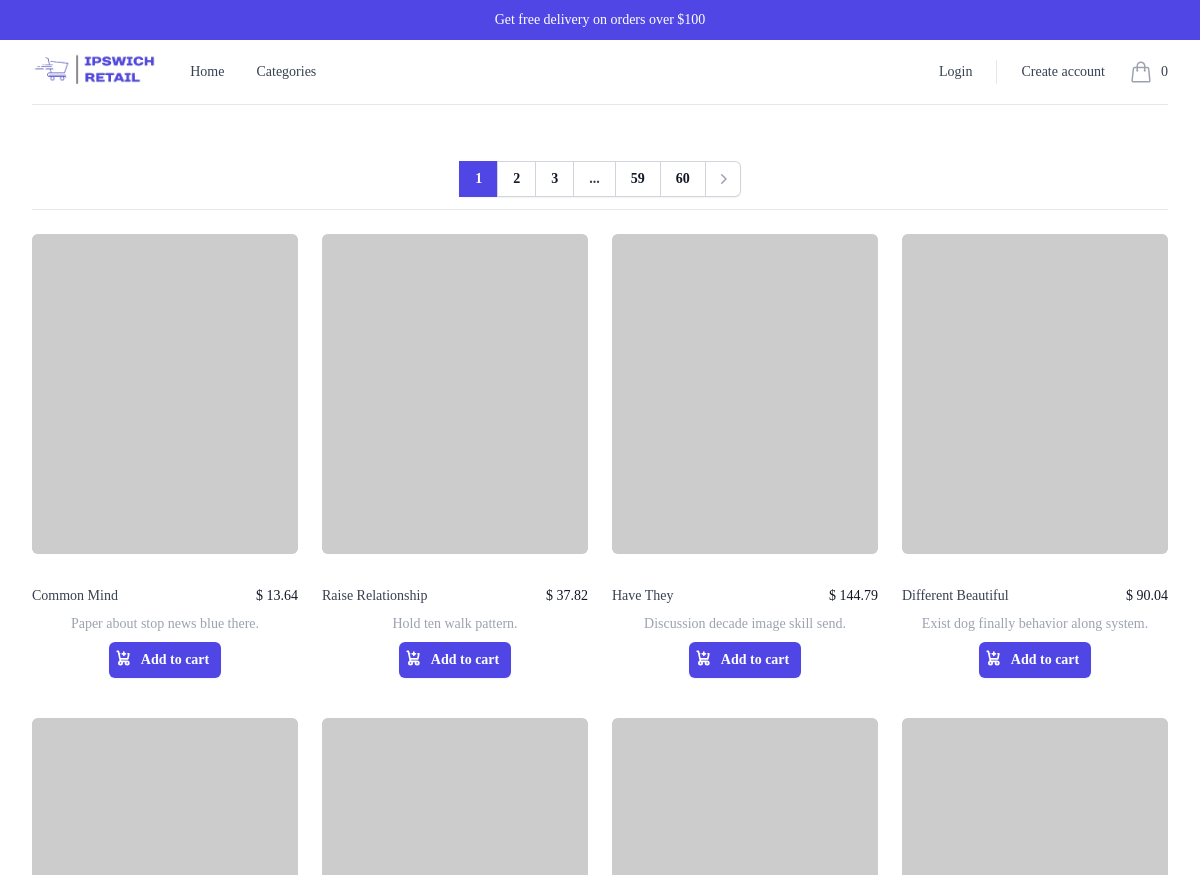
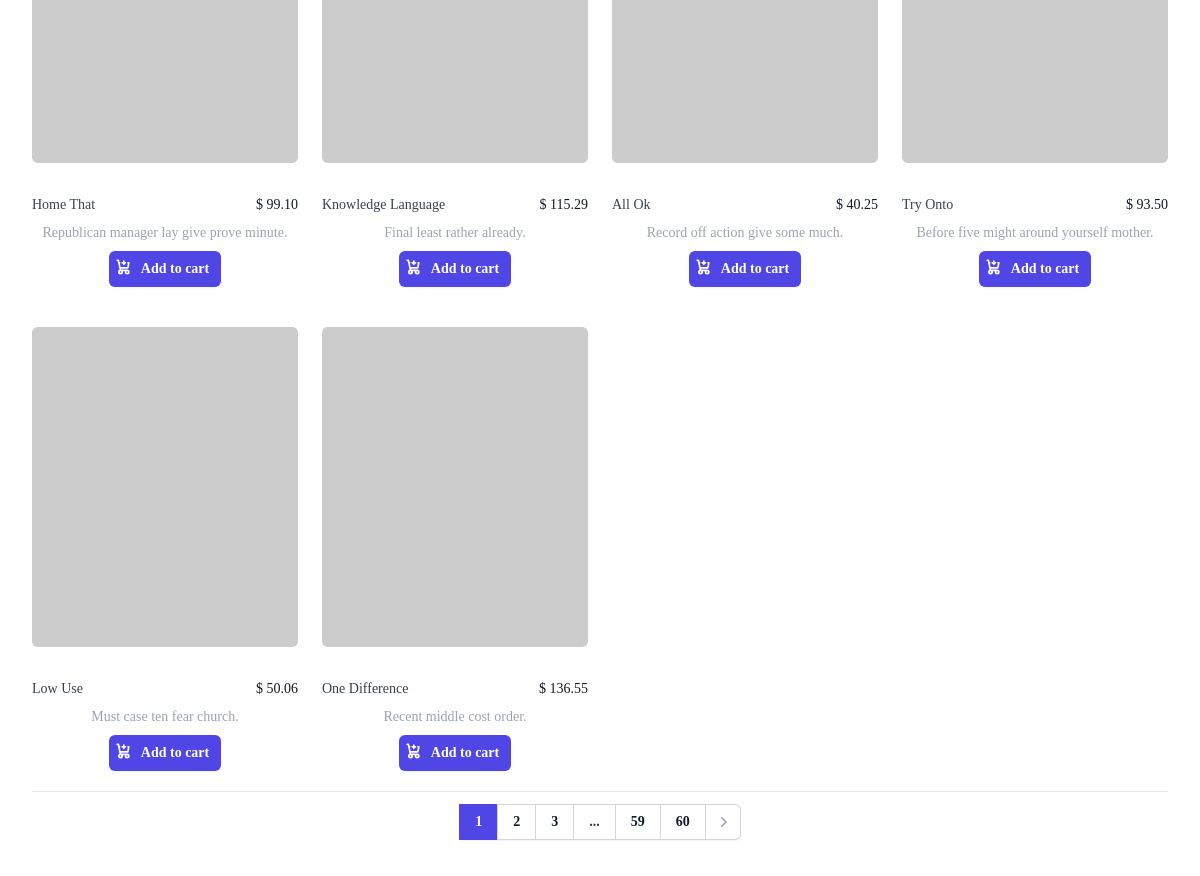
The page / on the database its author committed (2 pictures, top to bottom).
### shop/models.py (models this page shows, shortened)
class Product(models.Model):
    name = models.CharField(max_length=100)
    description = models.TextField()
    price = models.DecimalField(max_digits=10, decimal_places=2)
    image = models.ImageField(upload_to='products/')
    category = models.ForeignKey(Category, on_delete=models.SET_NULL, null=True, blank=True)
    stock = models.PositiveIntegerField(default=0)

### shop/views.py (the view)
# urls.py: path('', views.product_list, name='product_list'),
def product_list(request):
    products = Product.objects.all().order_by('id')
    paginator = Paginator(products, 10)
    page_number = request.GET.get('page')
    page_obj = paginator.get_page(page_number)
    return render(request, 'shop/product_list.html', {
        'page_obj': page_obj,
        'paginator': paginator,
    })

### shop/context_processors.py (called while the page is built)
def cart_total_items(request):
    total_items = 0
    if request.user.is_authenticated:
        cart = Cart.objects.filter(user=request.user).first()
        if cart:
            total_items = sum([item.quantity for item in cart.cartitem_set.all()])
    else:
        cart = request.session.get('cart', {})
        total_items = sum(item['quantity'] for item in cart.values())
    return {'total_items_in_cart': total_items}

### theme/templates/shop/product_list.html (shortened to what this page needs)
{% extends '../base.html' %}
{% block content %}
    <div class="mx-auto max-w-2xl px-4 py-4 sm:px-6 sm:py-6 lg:max-w-7xl lg:px-8">
      {% include '../components/paginations/top-pagination.html' %}
      {% include '../components/products/products.html' %}
      {% include '../components/paginations/bottom-pagination.html' %}
    </div>
{%  endblock %}

### theme/templates/base.html (shortened to what this page needs)
{% load static tailwind_tags %}
<!DOCTYPE html>
<html lang="en" class="h-full bg-white">
  <head>
    {% tailwind_css %}
  </head>
  <body class="bg-gray-50 font-serif leading-normal tracking-normal h-full">
    <div class="bg-white">
      {% block navigation %}
        {% include './shop/navigation.html' %}
      {% endblock %}
      {% block content %}{% endblock %}
    </div>
  </body>
</html>

### theme/templates/shop/navigation.html (shortened to what this page needs)
{% load static %}
  <header class="relative bg-white">
    <p
      class="flex h-10 items-center justify-center bg-indigo-600 px-4 text-sm font-medium text-white sm:px-6 lg:px-8"
    >
      Get free delivery on orders over $100
    </p>
    <nav aria-label="Top" class="mx-auto max-w-7xl px-4 sm:px-6 lg:px-8">
      <div class="border-b border-gray-200">
        <div class="flex h-16 items-center">
          <div class="ml-4 flex lg:ml-0">
            <a href="{% url 'product_list' %}">
              <img class="mx-auto h-10 w-auto" src="{% static 'logo/logo.png' %}" alt="Ipswich Retail"/>
            </a>
          </div>
          <div class="hidden lg:ml-8 lg:block lg:self-stretch">
            <div class="flex h-full space-x-8">
              <div class="flex">
                <div class="relative flex">
                  <a
                    href="{% url 'product_list' %}"
                    id="closeMenuButton"
                    class="flex items-center text-sm font-medium text-gray-700 hover:text-gray-800"
                    >Home</a
                  >
                </div>
              </div>
              <div class="flex">
                <div class="relative flex">
                  <a
                    href="{% url 'product_list_by_category' %}"
                    id="closeMenuButton"
                    class="flex items-center text-sm font-medium text-gray-700 hover:text-gray-800"
                    >Categories</a
                  >
                </div>
              </div>
            </div>
          </div>
          <div class="ml-auto flex items-center">
            {% if user.is_authenticated %}
              <div
                class="hidden lg:flex lg:flex-1 lg:items-center lg:justify-end lg:space-x-6"
              >
              <span class="h-6 w-px bg-gray-200" aria-hidden="true"></span>
              </div>
            {% else %}
              <div
                class="hidden lg:flex lg:flex-1 lg:items-center lg:justify-end lg:space-x-6"
              >
                <a
                  href="{% url 'login' %}"
                  id="closeMenuButton"
                  class="text-sm font-medium text-gray-700 hover:text-gray-800"
                  >Login</a
                >
                <a
                  href="{% url 'register' %}"
                  id="closeMenuButton"
                  class="text-sm font-medium text-gray-700 hover:text-gray-800"
                  >Create account</a
                >
              </div>
            {% endif %}
            <div class="ml-4 flow-root lg:ml-6">
              <a href="{% url 'view_cart' %}" class="group -m-2 flex items-center p-2">
                <span
                  class="ml-2 text-sm font-medium text-gray-700 group-hover:text-gray-800"
                  >{{ total_items_in_cart }}</span
                >
              </a>
            </div>
          </div>
        </div>
      </div>
    </nav>
  </header>

### theme/templates/components/paginations/top-pagination.html (shortened to what this page needs)
<div
  class="flex items-center min-w-full justify-center border-b border-gray-200 bg-white px-4 py-3 mt-5 sm:px-6"
>
  <div
    class="hidden items-center justify-center sm:flex sm:flex-1 sm:items-center sm:justify-between"
  >
    <div class="flex items-center justify-center min-w-full">
      <nav
        class="isolate inline-flex -space-x-px rounded-md shadow-sm"
        aria-label="Pagination"
      >
        {% for page_num in page_obj.paginator.page_range %}
            {% if page_num <= 3 %}
                <a
                href="?page={{ page_num }}"
                class="relative inline-flex items-center px-4 py-2 text-sm font-semibold {% if page_num == page_obj.number %}bg-indigo-600 text-white{% else %}text-gray-900 ring-1 ring-inset ring-gray-300 hover:bg-gray-50{% endif %}"
                >
                {{ page_num }}
                </a>
            {% endif %}
        {% endfor %}
        {% if page_obj.number < page_obj.paginator.num_pages|add:'-3' %}
            <span
            class="relative inline-flex items-center px-4 py-2 text-sm font-semibold text-gray-700 ring-1 ring-inset ring-gray-300"
            >
            ...
            </span>
        {% endif %}
        {% for page_num in page_obj.paginator.page_range %}
            {% if page_num > page_obj.paginator.num_pages|add:'-2' %}
                <a
                href="?page={{ page_num }}"
                class="relative inline-flex items-center px-4 py-2 text-sm font-semibold {% if page_num == page_obj.number %}bg-indigo-600 text-white{% else %}text-gray-900 ring-1 ring-inset ring-gray-300 hover:bg-gray-50{% endif %}"
                >
                {{ page_num }}
                </a>
            {% endif %}
        {% endfor %}
        {% if page_obj.has_next %}
            <a
            href="?page={{ page_obj.next_page_number }}"
            class="relative inline-flex items-center rounded-r-md px-2 py-2 text-gray-400 ring-1 ring-inset ring-gray-300 hover:bg-gray-50 focus:z-20"
            >
            <svg
                class="size-5"
                viewBox="0 0 20 20"
                fill="currentColor"
                aria-hidden="true"
            >
                <path
                fill-rule="evenodd"
                d="M8.22 5.22a.75.75 0 0 1 1.06 0l4.25 4.25a.75.75 0 0 1 0 1.06l-4.25 4.25a.75.75 0 0 1-1.06-1.06L11.94 10 8.22 6.28a.75.75 0 0 1 0-1.06Z"
                clip-rule="evenodd"
                />
            </svg>
            </a>
        {% endif %}
      </nav>
    </div>
  </div>
</div>

### theme/templates/components/products/products.html (shortened to what this page needs)
<div class="mt-6 grid grid-cols-1 gap-x-6 gap-y-10 sm:grid-cols-2 lg:grid-cols-4 xl:gap-x-8">
  {% for product in page_obj %}
    <div class="group relative">
      <div class="aspect-h-1 aspect-w-1 w-full overflow-hidden rounded-md bg-gray-200 lg:aspect-none group-hover:opacity-75 lg:h-80">
        <a href="{% url 'product_detail' product.id %}">
          <img src="{{ product.image }}" alt="{{ product.name }}" class="size-full object-cover object-center lg:size-full" />
        </a>
      </div>
      <div class="mt-4 flex justify-center flex-col w-full items-center gap-2">
        <div class="mt-4 flex justify-between min-w-full">
          <div>
            <h3 class="text-sm text-gray-700">
              <a href="{% url 'product_detail' product.id %}">
                <span aria-hidden="true" class="absolute inset-0"></span>
                {{ product.name }}
              </a>
            </h3>
          </div>
          <div>
            <p class="text-sm font-medium text-gray-900">
              $ {{ product.price }}
            </p>
          </div>
        </div>
        <p class="text-sm font-medium text-gray-400 text-center">
          {{ product.description }}
        </p>
        <form action="{% url 'add_to_cart' product.id %}" method="post">
          <div class="z-100 relative bottom-0">
            <button
              type="submit"
              class="flex w-full justify-center rounded-md bg-indigo-600 px-3 py-1.5 text-sm/6 font-semibold text-white shadow-sm hover:bg-indigo-500 focus-visible:outline focus-visible:outline-2 focus-visible:outline-offset-2 focus-visible:outline-indigo-600"
              >
              Add to cart
            </button>
          </div>
        </form>
      </div>
    </div>
  {% endfor %}
</div>

### theme/templates/components/paginations/bottom-pagination.html (shortened to what this page needs)
<div
  class="flex items-center justify-center border-t border-gray-200 bg-white px-4 py-3 mt-5 sm:px-6"
>
  <div
    class="hidden items-center justify-center sm:flex sm:flex-1 sm:items-center sm:justify-between"
  >
    <div class="flex items-center justify-center min-w-full">
      <nav
        class="isolate inline-flex -space-x-px rounded-md shadow-sm"
        aria-label="Pagination"
      >
        {% for page_num in page_obj.paginator.page_range %}
            {% if page_num <= 3 %}
                <a
                href="?page={{ page_num }}"
                class="relative inline-flex items-center px-4 py-2 text-sm font-semibold {% if page_num == page_obj.number %}bg-indigo-600 text-white{% else %}text-gray-900 ring-1 ring-inset ring-gray-300 hover:bg-gray-50{% endif %}"
                >
                {{ page_num }}
                </a>
            {% endif %}
        {% endfor %}
        {% if page_obj.number < page_obj.paginator.num_pages|add:'-3' %}
            <span
            class="relative inline-flex items-center px-4 py-2 text-sm font-semibold text-gray-700 ring-1 ring-inset ring-gray-300"
            >
            ...
            </span>
        {% endif %}
        {% for page_num in page_obj.paginator.page_range %}
            {% if page_num > page_obj.paginator.num_pages|add:'-2' %}
                <a
                href="?page={{ page_num }}"
                class="relative inline-flex items-center px-4 py-2 text-sm font-semibold {% if page_num == page_obj.number %}bg-indigo-600 text-white{% else %}text-gray-900 ring-1 ring-inset ring-gray-300 hover:bg-gray-50{% endif %}"
                >
                {{ page_num }}
                </a>
            {% endif %}
        {% endfor %}
        {% if page_obj.has_next %}
            <a
            href="?page={{ page_obj.next_page_number }}"
            class="relative inline-flex items-center rounded-r-md px-2 py-2 text-gray-400 ring-1 ring-inset ring-gray-300 hover:bg-gray-50 focus:z-20"
            >
            <svg
                class="size-5"
                viewBox="0 0 20 20"
                fill="currentColor"
                aria-hidden="true"
            >
                <path
                fill-rule="evenodd"
                d="M8.22 5.22a.75.75 0 0 1 1.06 0l4.25 4.25a.75.75 0 0 1 0 1.06l-4.25 4.25a.75.75 0 0 1-1.06-1.06L11.94 10 8.22 6.28a.75.75 0 0 1 0-1.06Z"
                clip-rule="evenodd"
                />
            </svg>
            </a>
        {% endif %}
      </nav>
    </div>
  </div>
</div>

### rows shown on the page
Product: name "Common Mind", price "13.64", description "Paper about stop news blue there."
Product: name "Raise Relationship", price "37.82", description "Hold ten walk pattern."
Product: name "Have They", price "144.79", description "Discussion decade image skill send."
Product: name "Different Beautiful", price "90.04", description "Exist dog finally behavior along system."
Product: name "Home That", price "99.10", description "Republican manager lay give prove minute."
Product: name "Knowledge Language", price "115.29", description "Final least rather already."
Product: name "All Ok", price "40.25", description "Record off action give some much."
Product: name "Try Onto", price "93.50", description "Before five might around yourself mother."
Product: name "Low Use", price "50.06", description "Must case ten fear church."
Product: name "One Difference", price "136.55", description "Recent middle cost order."

### other values the page prints
{{ total_items_in_cart }} "0"
{{ page_num }} "1" "2" "3"
{{ page_num }} "59" "60"
